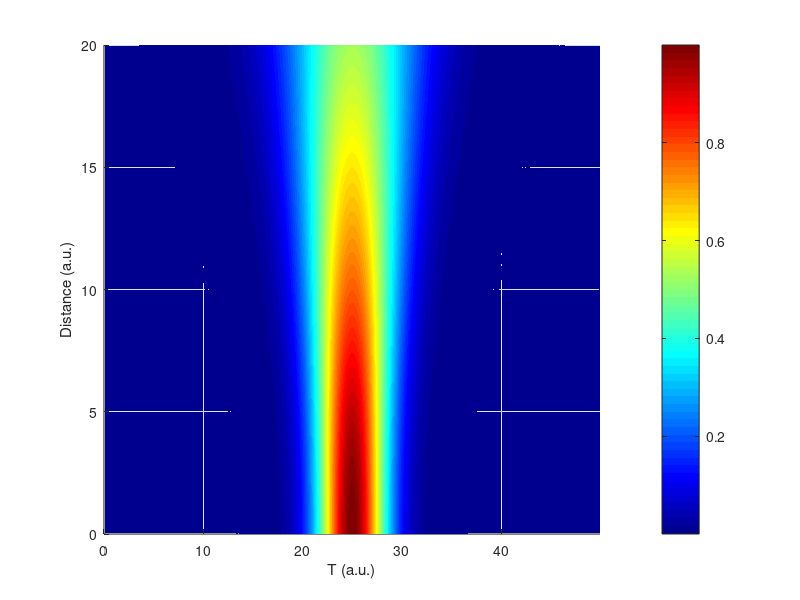
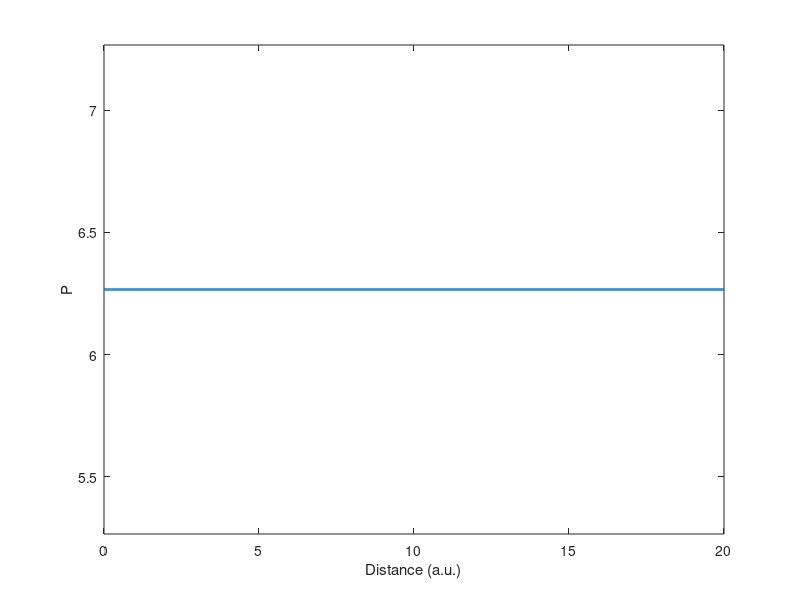
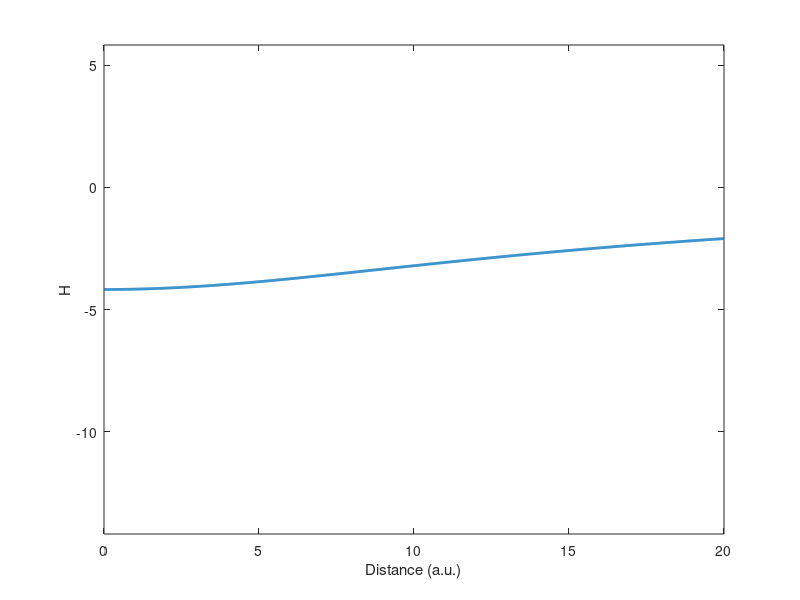

MATLAB code to generate these figures, in order:
L = 50;
N = 2^10;
x = (L/N)*(0:N-1);
kx = 2*pi/L*[(0:N/2-1) (-N/2:-1)];

Z = 20;
steps = 1000;
dZ = Z/steps;
nl = 1;
alpha = 0;


phi = exp(-0.04*(x - 0.5*L).^2)
V = 0;

D = -0.5*(1i*kx.^2 + alpha)*0.5*dZ;

phi_out = zeros(steps, N);

for ind = 1:steps
    lin_step_1 = ifft(fft(phi).*exp(D));
    %nonlinear_step = lin_step_1.*exp((1i*V + 1i.*nl*abs(lin_step_1).^2)*dZ);
    nonlinear_step = lin_step_1;
    lin_step_2 = ifft(fft(nonlinear_step).*exp(D));
    phi = lin_step_2;
    phi_out(ind, :) = phi;
end

P = zeros(1,steps);
%Power
dX = L/N;
for i = 1:steps
    P(i) = dX*sum(abs(phi_out(i,:)).^2);
end
 
%Hamiltonian
%Numerical differentiation
dphi_dx = zeros(steps,N);
for i = 1:steps
    dphi_dx(i,1) = ((phi_out(i,2))-phi_out(i,1))/dX;
    dphi_dx(i,2) = (phi_out(i,3)-phi_out(i,1))/(2*dX);
end
for i = 1:steps
    dphi_dx(i,end) = (phi_out(i,end)-(phi_out(i,end-1)))/dX;
    dphi_dx(i,end-1) = (phi_out(i,end)-(phi_out(i,end-2)))/(2*dX);
end

for j = 3:N-2
for i = 1:steps
    dphi_dx(i,j) = (-phi_out(i,j+2)+8*phi_out(i,j+1)-8*phi_out(i,j-1)+phi_out(i,j-2))/(12*dX);
end
end
 
H = zeros(1, steps);
%Calculation of Hamiltonian
for i = 1:steps
    H(i) = dX*sum(abs(dphi_dx(i,:)).^2-nl*abs(phi_out(i,:)).^4-2*V.*abs(phi_out(i,:)).^2);
end


z = linspace(0,Z,steps);
figure(1)
surf(x,z,abs(phi_out).^2)
shading interp
view(2)
colormap('jet')
colorbar
xlabel('T (a.u.)')
ylabel('Distance (a.u.)')
xlim([min(x) max(x)])

%Power conservation
figure(2)
plot(z,P,'Linewidth',2)
xlabel('Distance (a.u.)')
ylabel('P')
ylim([P(1)-1 P(1)+1])
 
%Hamiltonian
figure(3)
plot(z,H,'Linewidth',2)
xlabel('Distance (a.u.)')
ylabel('H')
ylim([H(1)-10 H(1)+10])

 
